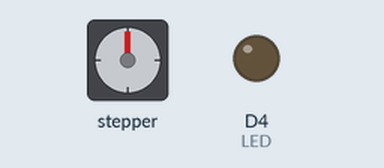
The sketch below on a simulated ESP8266 (NodeMCU). Parts: stepper motor, output pins drawn as LEDs (lit = HIGH). Wiring (inferred from the names in the program): stepper motor driver (200 steps per turn assumed): step D2; direction D1; enable D3. WiFi joins after 1.5 s; servers stay silent unless stated; uploads are accepted with an empty reply; pins used as bus, display or sensor lines are not drawn; what the sketch prints to the serial monitor is not drawn.

Above: at 0.1 s.
At 3.7 s:
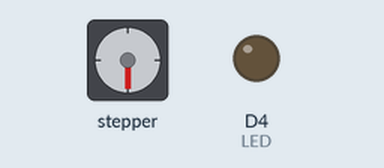
At 7.3 s:
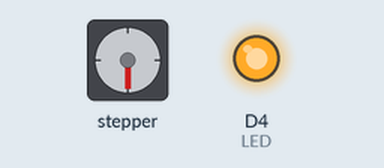
Timing chart, 0 to 8.8 s (numbered marks = the images above):
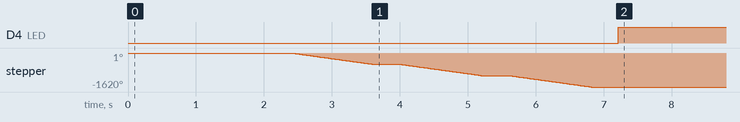

Measured:
- by itself, D4 (LED): LOW → HIGH at 7.2 s
- by itself, stepper: turns 540° counter-clockwise in 1.2 s, then 540° counter-clockwise in 1.2 s, then 540° counter-clockwise in 1.2 s

The sketch:

Wechat.ino
```cpp
#include <Arduino.h>
#include <ESP8266WiFi.h>
#include <ESP8266HTTPClient.h>
#include <WiFiClientSecureBearSSL.h>
#include <Arduino_JSON.h>

const char* ssid = "#define";
const char* password = "sunflower";

//Constants
#define LED D4

//Variables
const int enablePin = 0;                            // ESP8266 digital pin 0
const int stepPin = 4;                              // ESP8266 digital pin 4
const int dirPin = 5;                               // ESP8266 digital pin 5
bool tuneStatus = false;

int runOrStop=0;

String tokenNow;
String command_motor;

void setup() {
  Serial.begin(115200);

  Serial.println();
  Serial.println();
  Serial.println();

  //Connect to Wi-Fi
  WiFi.mode(WIFI_STA);
  WiFi.begin(ssid, password);
  while (WiFi.status() != WL_CONNECTED) {
    delay(1000);
  }

// Declare pins as Outputs
  pinMode(stepPin, OUTPUT);                           // step pin
  pinMode(dirPin, OUTPUT);                            // direction pin
  pinMode(enablePin, OUTPUT);                         // enable pin
  pinMode(LED, OUTPUT);                               // onboard LED indicator
  digitalWrite(enablePin, HIGH);                      // start with driver disable
  int old_state = 0;
  int count = 4;
  while(1)
  {
    Serial.print(old_state);
      // wait for WiFi connection
  if ((WiFi.status() == WL_CONNECTED)) {

    std::unique_ptr<BearSSL::WiFiClientSecure>client(new BearSSL::WiFiClientSecure);

    // Ignore SSL certificate validation
    client->setInsecure();

    //create an HTTPClient instance
    HTTPClient https;

    //Initializing an HTTPS communication using the secure client
    if (https.begin(*client, "https://api.weixin.qq.com/cgi-bin/token?grant_type=client_credential&appid=wx00a3ccbefbfb3f58&secret=b9ec2d3bd59fce3fcb73e7c28b3b05ac")) {  // HTTPS
      // start connection and send HTTP header
      int httpCode = https.GET();


      // httpCode will be negative on error
      if (httpCode > 0) {
        // HTTP header has been send and Server response header has been handled
        // file found at server
        if (httpCode == HTTP_CODE_OK || httpCode == HTTP_CODE_MOVED_PERMANENTLY) {
          String payload = https.getString();
          JSONVar myObject = JSON.parse(payload);


          JSONVar keys = myObject.keys();

          for (int i = 0; i < keys.length(); i++) {
            JSONVar value = myObject[keys[i]];

          }
          tokenNow=JSON.stringify(myObject[keys[0]]);

        }
      } else {
        //Serial.printf("[HTTPS] GET... failed, error: %s\n", https.errorToString(httpCode).c_str());
      }
    ///////////////////////////////////////////////////////////////////
    HTTPClient https1;
    //after getting token
    String websitePre="https://api.weixin.qq.com/tcb/databasequery?access_token=";
    char*website_char=(char*)tokenNow.c_str();

    int len,i,j;
    char website__[100];
    len=strlen(website_char);
    j=0;
    for(i=0;i<len;i++)
    {
    if(website_char[i]!='\"')
    {
    website__[j]=website_char[i];
    j++;
    }
    }
    website__[j]='\0';


    String website=websitePre+website__;


    //Serial.printf(website);
    if (https1.begin(*client, website)) {  // HTTPS
      // start connection and send HTTP header
      // httpCode will be negative on error
      https1.addHeader("Content-Type", "application/json");

      int httpCode1 = https1.POST("{\"env\": \"erackpku-2gfdx8lja5f1d4eb\",\"query\": \"db.collection('command').where({_id: 'rack_command',_openid: 'ogrCU5E-OscTqofOhvGATKvcmZSI'}).get()\"}");

      if (httpCode1 > 0) {
        // HTTP header has been send and Server response header has been handled
        // file found at server
        if (httpCode1 == HTTP_CODE_OK || httpCode1 == HTTP_CODE_MOVED_PERMANENTLY) {
          String payload1 = https1.getString();

          JSONVar myObject1 = JSON.parse(payload1);


          JSONVar keys1 = myObject1.keys();

          for (int i = 0; i < keys1.length(); i++) {
            JSONVar value1 = myObject1[keys1[i]];

          }
          //String command_motor_old=command_motor;
          command_motor=JSON.stringify(myObject1[keys1[keys1.length()-1]]);
          char*command_char=(char*)command_motor.c_str();
          int length_command_char=strlen(command_char);

          Serial.print(int(command_char[length_command_char-6]-'0'));
          Serial.print(old_state);
          if(old_state != command_char[length_command_char-6]-'0')
          {
               tuneStatus=1;
               count = 0;
          }
          else
          {
           tuneStatus=0;
          }
          old_state = command_char[length_command_char-6]-'0';
          Serial.print(old_state);
          if(command_char[length_command_char-6]=='1')
          {
            digitalWrite(dirPin, HIGH);
          }
          else
          {
            digitalWrite(dirPin, LOW);

          }
        }
      } else {
   //     Serial.printf("[HTTPS1] GET... failed, error: %s\n", https1.errorToString(httpCode1).c_str());
      }

      https1.end();
    } else {
//      Serial.printf("[HTTPS1] Unable to connect\n");
    }
    ///////////////////////////////////////////////////////////////////
      https.end();
    } else {
  //    Serial.printf("[HTTPS] Unable to connect\n");
    }
  }
 // Serial.println("Waiting 1min before the next round...");
  if (count <= 2) {
    for(int i=0;i<300;i++)
    {
    digitalWrite(LED, LOW);                           // turn LED indicator OFF
    digitalWrite(enablePin, LOW);
    digitalWrite(stepPin, HIGH);                           // perform a step
    delayMicroseconds(2000);    // wait for the steps operation
    digitalWrite(stepPin, LOW);                            // stop the step
    delayMicroseconds(2000);    // wait between steps
  }
  count = count + 1;
  }
   else {
    digitalWrite(LED, HIGH);
    digitalWrite(enablePin, HIGH);
  }
  }
}

////////////////////////////////////////////////////////
char* strip(char *s,char deleteis)
{
int len,i,j;
char a[100];
len=strlen(s);
j=0;
for(i=0;i<len;i++)
{
if(s[i]!=deleteis)
{
a[j]=s[i];
j++;
}
}
a[j]='\0';
return a;
}


void loop() {

}
```
